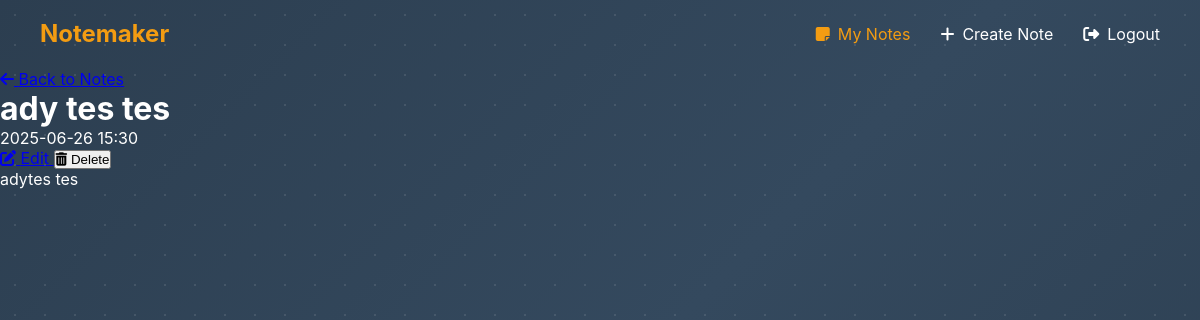
The app's page /note/1 (signed in), older data.
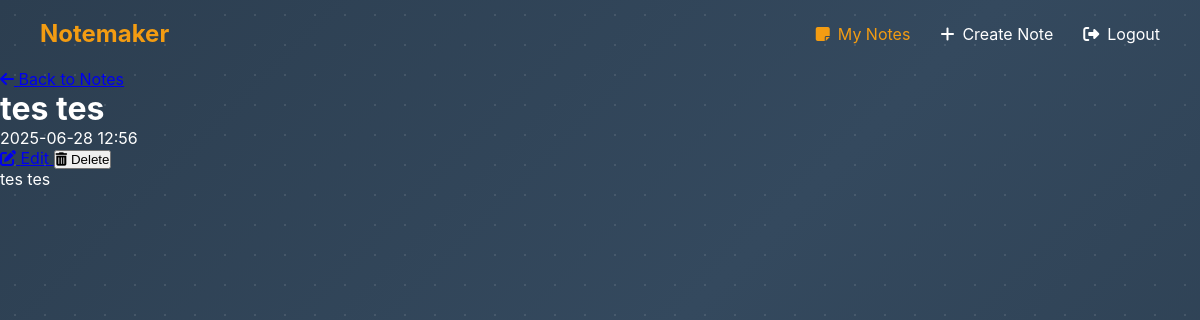
The same page, newer data.
### app/models.py (models this page shows, shortened)
class Note(db.Model):
    id = db.Column(db.Integer, primary_key=True)
    title = db.Column(db.String(200), nullable=False)
    content = db.Column(db.Text, nullable=False)
    date_created = db.Column(db.DateTime, nullable=False, default=datetime.utcnow)
    user_id = db.Column(db.Integer, db.ForeignKey('user.id'), nullable=False)

### app/routes.py (the view)
@main.route('/note/<int:note_id>')
@login_required
def view_note(note_id):
    note = Note.query.get_or_404(note_id)
    if note.user_id != current_user.id:
        flash('You are not authorized to view this note.', 'danger')
        abort(403)
    delete_form = DeleteNoteForm()
    return render_template('view_note.html', note=note, form=delete_form)

### app/__init__.py (called while the page is built)
def create_app():
    app = Flask(__name__)
    app.config.from_pyfile('../config.py')
    db.init_app(app)
    login_manager.init_app(app)
    login_manager.login_view = 'main.login'
    login_manager.login_message = 'You must be logged in to access this page.'
    login_manager.login_message_category = 'danger'
    csrf.init_app(app)
    limiter.init_app(app)
    from app.models import User
    @login_manager.user_loader
    def load_user(user_id):
        return User.query.get(int(user_id))
    from app.routes import main as main_blueprint
    app.register_blueprint(main_blueprint)
    return app

### app/templates/view_note.html (shortened to what this page needs)
{% extends "base.html" %}
{% block main_content %}
<div class="note-detail-container">
    <div class="note-detail-header">
        <a href="{{ url_for('main.home') }}" class="back-button">
            <i class="fas fa-arrow-left"></i> Back to Notes
        </a>
        <h1>{{ note.title }}</h1>
        <div class="note-meta">
            <span class="created-at">{{ note.date_created.strftime('%Y-%m-%d %H:%M') }}</span>
        </div>
        <div class="note-actions-detail">
            <a href="{{ url_for('main.create_note', note_id=note.id) }}" class="edit-note-btn">
                <i class="fas fa-edit"></i> Edit
            </a>
            <form action="{{ url_for('main.delete_note', note_id=note.id) }}" method="POST" style="display:inline;">
                <button type="submit" class="delete-note-btn"
                    onclick="return confirm('Are you sure you want to delete this note?');">
                    <i class="fas fa-trash-alt"></i> Delete
                </button>
            </form>
        </div>
    </div>
    <div class="note-detail-content">
        <p>{{ note.content }}</p>
    </div>
</div>
{% endblock %}

Row changes from the older to the newer data that the page shows:
changed Note: title "ady tes tes" → "tes tes"; date_created "2025-06-26 15:30" → "2025-06-28 12:56"; content "adytes tes" → "tes tes"
